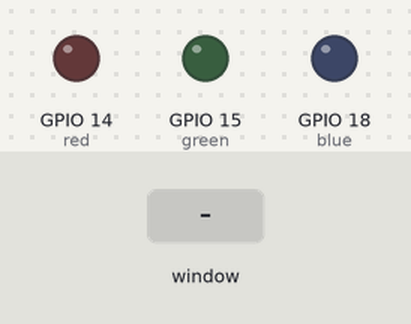
Recording of a program running on a simulated Raspberry Pi (BCM pin numbers). Parts: output pins drawn as LEDs (lit = HIGH). The test bench sets the inputs (shaded band). The desktop window is not drawn, its controls go by their first labels and the mouse button is held 0.15 s. At 5.8 s the program stops and its outputs stay as they are.

Above: at 1.2 s.
1.3 s: control labelled "Red" in the window clicked
At 2.1 s:
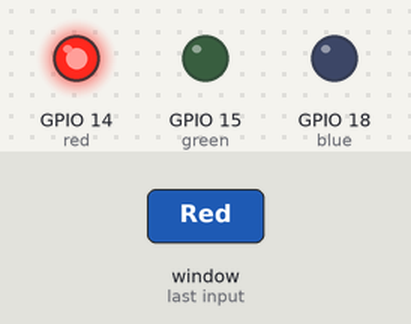
2.8 s: control labelled "Green" in the window clicked
At 3.2 s:
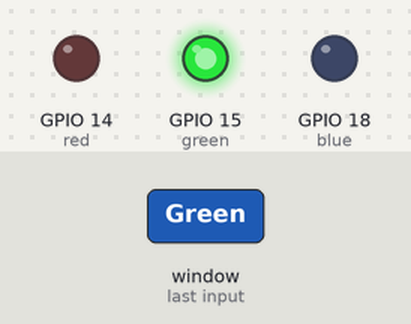
4.3 s: control labelled "Blue" in the window clicked
At 5.5 s:
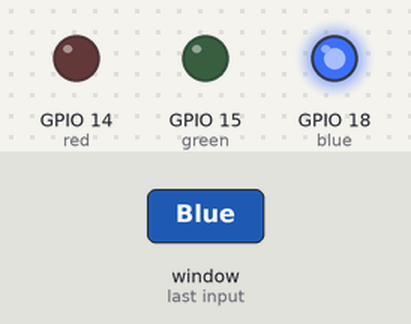
5.8 s: control labelled "Exit" in the window clicked
At 6.7 s:
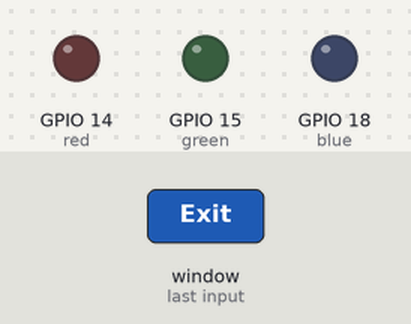
Timing chart, 0 to 7.3 s (numbered marks = the images above; inputs shaded):
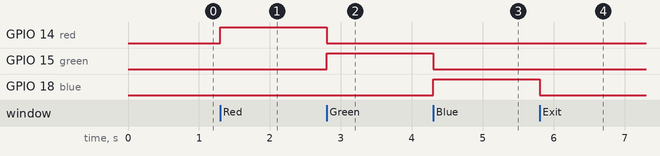

The program:

all_code.py
```python
from gpiozero import LED
from PyQt5 import QtCore, QtGui, QtWidgets
from PyQt5.QtWidgets import QApplication, QMainWindow
import sys

red = LED(14)
green = LED(15)
blue = LED(18)


#led_controller class starts here
class led_controller(object):
    def red(self):
        self.reset()
        red.on()

    def green(self):
        self.reset()
        green.on()

    def blue(self):
        self.reset()
        blue.on()

    def reset(self):
        red.off()
        green.off()
        blue.off()

# Ui_MainWindow class starts here
class Ui_MainWindow(object):
    def __init__(self):
        self.controller = led_controller()

    def setupUi(self, MainWindow):
        MainWindow.setObjectName("MainWindow")
        MainWindow.resize(538, 442)
        self.centralwidget = QtWidgets.QWidget(MainWindow)
        self.centralwidget.setObjectName("centralwidget")
        self.red = QtWidgets.QRadioButton(self.centralwidget,
                                          clicked=lambda: self.controller.red()
                                          )
        self.red.setGeometry(QtCore.QRect(200, 110, 113, 28))
        font = QtGui.QFont()
        font.setFamily("Serif")
        font.setPointSize(16)
        font.setItalic(True)
        self.red.setFont(font)
        self.red.setObjectName("red")
        self.red.setStyleSheet("QRadioButton"
                               "{"
                               "background-color : red"
                               "}"
                               )

        self.green = QtWidgets.QRadioButton(self.centralwidget,
                                            clicked=lambda:
                                                self.controller.green()
                                            )
        self.green.setGeometry(QtCore.QRect(200, 170, 113, 28))
        font = QtGui.QFont()
        font.setFamily("Serif")
        font.setPointSize(16)
        font.setItalic(True)
        self.green.setFont(font)
        self.green.setObjectName("green")
        self.green.setStyleSheet("QRadioButton"
                                 "{"
                                 "background-color : lightgreen"
                                 "}"
                                 )
        self.blue = QtWidgets.QRadioButton(self.centralwidget,
                                           clicked=lambda:
                                               self.controller.blue()
                                           )
        self.blue.setGeometry(QtCore.QRect(200, 230, 113, 28))
        font = QtGui.QFont()
        font.setFamily("Serif")
        font.setPointSize(16)
        font.setItalic(True)
        self.blue.setFont(font)
        self.blue.setObjectName("blue")
        self.blue.setStyleSheet("QRadioButton"
                                "{"
                                "background-color : lightblue"
                                "}"
                                )
        self.exit = QtWidgets.QPushButton(self.centralwidget,
                                          clicked=lambda: self.clean_exit()
                                          )
        self.exit.setGeometry(QtCore.QRect(180, 310, 131, 31))
        font = QtGui.QFont()
        font.setPointSize(16)
        font.setBold(True)
        font.setWeight(75)
        self.exit.setFont(font)
        self.exit.setCursor(QtGui.QCursor(QtCore.Qt.ArrowCursor))
        self.exit.setObjectName("exit")
        MainWindow.setCentralWidget(self.centralwidget)
        self.menubar = QtWidgets.QMenuBar(MainWindow)
        self.menubar.setGeometry(QtCore.QRect(0, 0, 538, 27))
        self.menubar.setObjectName("menubar")
        MainWindow.setMenuBar(self.menubar)
        self.statusbar = QtWidgets.QStatusBar(MainWindow)
        self.statusbar.setObjectName("statusbar")
        MainWindow.setStatusBar(self.statusbar)

        self.retranslateUi(MainWindow)
        QtCore.QMetaObject.connectSlotsByName(MainWindow)

    def retranslateUi(self, MainWindow):
        _translate = QtCore.QCoreApplication.translate
        MainWindow.setWindowTitle(_translate("MainWindow", "MainWindow"))
        self.red.setText(_translate("MainWindow", "Red"))
        self.green.setText(_translate("MainWindow", "Green"))
        self.blue.setText(_translate("MainWindow", "Blue"))
        self.exit.setText(_translate("MainWindow", "Exit"))

    def clean_exit(self):
        self.controller.reset()
        sys.exit()


if __name__ == "__main__":
    app = QApplication([])
    MainWindow = QMainWindow()
    ui = Ui_MainWindow()
    ui.setupUi(MainWindow)
    MainWindow.show()
    sys.exit(app.exec_())
```

Measured:
- after the input at 1.3 s, GPIO 14 (red): LOW → HIGH at once
- after the input at 2.8 s, GPIO 14 (red): HIGH → LOW at once; GPIO 15 (green): LOW → HIGH at once
- after the input at 4.3 s, GPIO 15 (green): HIGH → LOW at once; GPIO 18 (blue): LOW → HIGH at once
- after the input at 5.8 s, GPIO 18 (blue): HIGH → LOW at once
